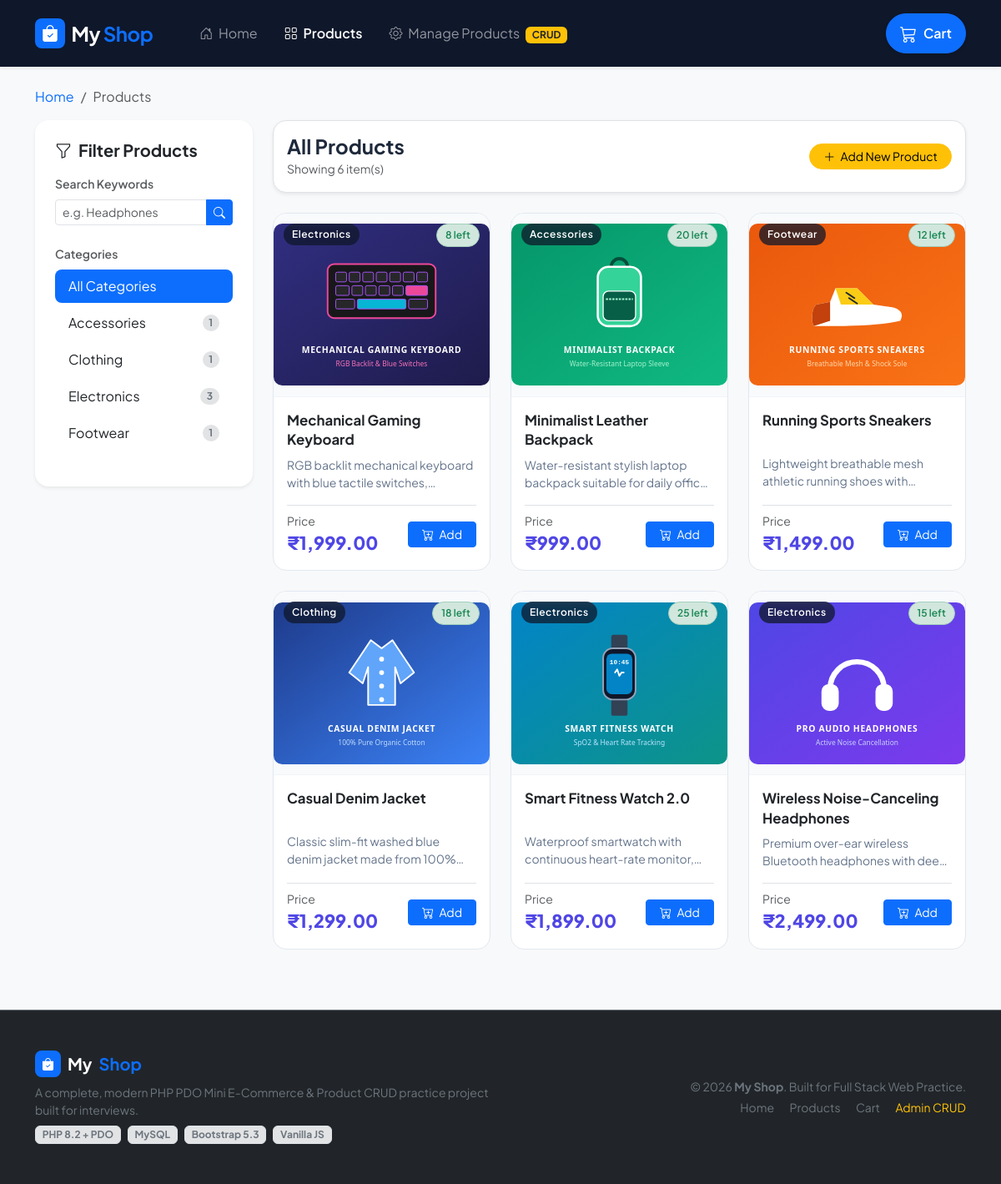
/products.php, run on the app's committed database.
### tables this page shows
CREATE TABLE `products` (
  `id` INT AUTO_INCREMENT PRIMARY KEY,
  `name` VARCHAR(255) NOT NULL,
  `category` VARCHAR(100) NOT NULL,
  `price` DECIMAL(10, 2) NOT NULL,
  `stock` INT NOT NULL DEFAULT 10,
  `description` TEXT NOT NULL,
  `image` VARCHAR(255) DEFAULT NULL,
  `created_at` TIMESTAMP DEFAULT CURRENT_TIMESTAMP
);

### config/db.php (called while the page is built, shortened)
<?php
function formatPrice($amount) {
    return '₹' . number_format((float)$amount, 2);
}

### products.php (the view, shortened to what this page needs)
<?php
require_once __DIR__ . '/includes/header.php';
$selectedCat = isset($_GET['category']) ? trim($_GET['category']) : '';
$searchQuery = isset($_GET['q']) ? trim($_GET['q']) : '';
$sql = "SELECT * FROM products WHERE 1=1";
$params = [];
$sql .= " ORDER BY id DESC";
try {
    $stmt = $pdo->prepare($sql);
    $stmt->execute($params);
    $products = $stmt->fetchAll();
    $catStmt = $pdo->query("SELECT category, COUNT(*) as count FROM products GROUP BY category ORDER BY category ASC");
    $categoriesWithCount = $catStmt->fetchAll();
} catch (PDOException $e) {
    die("Database query error: " . htmlspecialchars($e->getMessage()));
}
?>
<div class="container my-4">
    <nav aria-label="breadcrumb">
        <ol class="breadcrumb">
            <li class="breadcrumb-item"><a href="index.php" class="text-decoration-none">Home</a></li>
            <li class="breadcrumb-item active" aria-current="page">Products</li>
        </ol>
    </nav>
    <div class="row g-4">
        <div class="col-lg-3">
            <div class="card border-0 shadow-sm rounded-4 p-4 sticky-top" style="top: 90px;">
                <h5 class="fw-bold mb-3"><i class="bi bi-funnel me-2"></i>Filter Products</h5>
                <form action="products.php" method="GET" class="mb-4">
                    <label class="form-label small fw-semibold text-muted">Search Keywords</label>
                    <div class="input-group">
                        <input type="text" name="q" class="form-control form-control-sm" placeholder="e.g. Headphones" value="<?php echo htmlspecialchars($searchQuery); ?>">
                        <button class="btn btn-primary btn-sm" type="submit"><i class="bi bi-search"></i></button>
                    </div>
                </form>
                <label class="form-label small fw-semibold text-muted">Categories</label>
                <div class="list-group list-group-flush mb-3">
                    <a href="products.php" class="list-group-item list-group-item-action d-flex justify-content-between align-items-center rounded-3 mb-1 border-0 <?php echo empty($selectedCat) ? 'active bg-primary text-white' : ''; ?>">
                        <span>All Categories</span>
                    </a>
                    <?php foreach ($categoriesWithCount as $c): ?>
                        <a href="products.php?category=<?php echo urlencode($c['category']); ?>"
                           class="list-group-item list-group-item-action d-flex justify-content-between align-items-center rounded-3 mb-1 border-0 <?php echo ($selectedCat === $c['category']) ? 'active bg-primary text-white' : ''; ?>">
                            <span><?php echo htmlspecialchars($c['category']); ?></span>
                            <span class="badge bg-secondary-subtle text-secondary rounded-pill"><?php echo $c['count']; ?></span>
                        </a>
                    <?php endforeach; ?>
                </div>
            </div>
        </div>
        <div class="col-lg-9">
            <div class="d-flex justify-content-between align-items-center mb-4 bg-white p-3 rounded-4 shadow-sm border">
                <div>
                    <h4 class="fw-bold mb-0">
                        <?php echo !empty($selectedCat) ? htmlspecialchars($selectedCat) : 'All Products'; ?>
                    </h4>
                    <small class="text-muted">Showing <?php echo count($products); ?> item(s)</small>
                </div>
                <div>
                    <a href="admin_products.php" class="btn btn-warning btn-sm rounded-pill px-3">
                        <i class="bi bi-plus-lg me-1"></i> Add New Product
                    </a>
                </div>
            </div>
            <?php if (empty($products)): ?>
                <div class="alert alert-info text-center py-5 rounded-4 shadow-sm">
                    <i class="bi bi-inbox fs-1 d-block mb-3 text-info"></i>
                    <h5 class="fw-bold">No Products Matching Criteria</h5>
                    <p class="text-muted mb-3">No products found under this filter or search query.</p>
                    <a href="products.php" class="btn btn-primary rounded-pill px-4">View All Products</a>
                </div>
            <?php else: ?>
                <div class="row row-cols-1 row-cols-sm-2 row-cols-md-3 g-4">
                    <?php foreach ($products as $prod):
                        $imageFile = !empty($prod['image']) && file_exists(__DIR__ . '/assets/uploads/' . $prod['image'])
                            ? 'assets/uploads/' . htmlspecialchars($prod['image'])
                            : 'assets/uploads/default_placeholder.svg';
                        $isOutOfStock = ((int)$prod['stock'] <= 0);
                    ?>
                    <div class="col">
                        <div class="product-card">
                            <div class="product-img-wrapper">
                                <img src="<?php echo $imageFile; ?>" alt="<?php echo htmlspecialchars($prod['name']); ?>" loading="lazy">
                                <span class="product-category-badge"><?php echo htmlspecialchars($prod['category']); ?></span>
                                <?php if ($isOutOfStock): ?>
                                    <span class="product-stock-badge bg-danger text-white">Out of Stock</span>
                                <?php else: ?>
                                    <span class="product-stock-badge bg-success-subtle text-success border border-success-subtle">
                                        <?php echo $prod['stock']; ?> left
                                    </span>
                                <?php endif; ?>
                            </div>
                            <div class="p-3 d-flex flex-column flex-grow-1">
                                <h5 class="product-title">
                                    <a href="product_detail.php?id=<?php echo $prod['id']; ?>" class="text-decoration-none text-dark">
                                        <?php echo htmlspecialchars($prod['name']); ?>
                                    </a>
                                </h5>
                                <p class="product-desc mb-3"><?php echo htmlspecialchars($prod['description']); ?></p>
                                <div class="mt-auto pt-2 border-top d-flex align-items-center justify-content-between">
                                    <div>
                                        <span class="text-muted small d-block">Price</span>
                                        <span class="product-price"><?php echo formatPrice($prod['price']); ?></span>
                                    </div>
                                    <?php if (!$isOutOfStock): ?>
                                    <button type="button" class="btn btn-primary btn-sm btn-add-to-cart px-3" data-id="<?php echo $prod['id']; ?>">
                                        <i class="bi bi-cart-plus me-1"></i> Add
                                    </button>
                                    <?php else: ?>
                                    <button type="button" class="btn btn-secondary btn-sm px-3" disabled>Sold Out</button>
                                    <?php endif; ?>
                                </div>
                            </div>
                        </div>
                    </div>
                    <?php endforeach; ?>
                </div>
            <?php endif; ?>
        </div>
    </div>
</div>
<?php require_once __DIR__ . '/includes/footer.php'; ?>

### assets/css/style.css (style rules this page uses)
:root { --primary-color: #4f46e5; --primary-hover: #4338ca; --secondary-color: #0ea5e9; --dark-bg: #0f172a; --card-radius: 16px; --transition: all 0.25s cubic-bezier(0.4, 0, 0.2, 1); }
body { font-family: 'Plus Jakarta Sans', system-ui, -apple-system, sans-serif; color: #1e293b; background-color: #f8fafc; }
.product-card { border: 1px solid #e2e8f0; border-radius: var(--card-radius); background: #ffffff; transition: var(--transition); overflow: hidden; display: flex; flex-direction: column; height: 100%; }
.product-img-wrapper { position: relative; background: #f8fafc; height: 220px; overflow: hidden; display: flex; align-items: center; justify-content: center; border-bottom: 1px solid #f1f5f9; }
.product-img-wrapper img { max-height: 100%; width: 100%; object-fit: cover; transition: transform 0.4s ease; }
.product-category-badge { position: absolute; top: 12px; left: 12px; background: rgba(15, 23, 42, 0.75); backdrop-filter: blur(4px); color: #ffffff; font-size: 0.75rem; font-weight: 600; padding: 4px 10px; border-radius: 20px; letter-spacing: 0.5px; }
.product-stock-badge { position: absolute; top: 12px; right: 12px; font-size: 0.75rem; font-weight: 600; padding: 4px 10px; border-radius: 20px; }
.product-title { font-size: 1.05rem; font-weight: 700; color: #0f172a; line-height: 1.4; display: -webkit-box; -webkit-line-clamp: 2; -webkit-box-orient: vertical; overflow: hidden; min-height: 2.8rem; }
.product-desc { font-size: 0.875rem; color: #64748b; display: -webkit-box; -webkit-line-clamp: 2; -webkit-box-orient: vertical; overflow: hidden; min-height: 2.6rem; }
.product-price { font-size: 1.35rem; font-weight: 800; color: #4f46e5; }

### data on the page
products: image (picture), category "Electronics", stock "8", name "Mechanical Gaming Keyboard", description "RGB backlit mechanical keyboard with blue tactile…", price "₹1,999.00"
products: image (picture), category "Accessories", stock "20", name "Minimalist Leather Backpack", description "Water-resistant stylish laptop backpack suitable for daily…", price "₹999.00"
products: image (picture), category "Footwear", stock "12", name "Running Sports Sneakers", description "Lightweight breathable mesh athletic running shoes…", price "₹1,499.00"
products: image (picture), category "Clothing", stock "18", name "Casual Denim Jacket", description "Classic slim-fit washed blue denim jacket made from…", price "₹1,299.00"
products: image (picture), category "Electronics", stock "25", name "Smart Fitness Watch 2.0", description "Waterproof smartwatch with continuous heart-rate…", price "₹1,899.00"
products: image (picture), category "Electronics", stock "15", name "Wireless Noise-Canceling Headphones", description "Premium over-ear wireless Bluetooth headphones with…", price "₹2,499.00"

### other printed values
$c['category'] "Accessories"
$c['count'] "1"
$c['category'] "Clothing"
$c['category'] "Electronics"
$c['count'] "3"
$c['category'] "Footwear"
count($products) "6"
